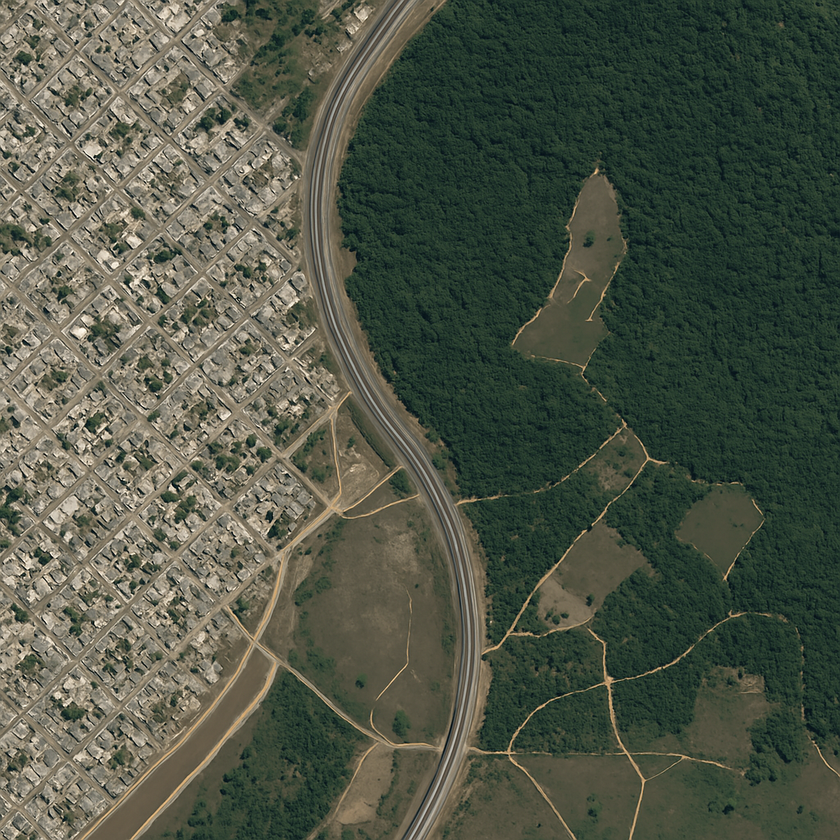
#> input picture AT3/img_1.png, 840 x 840 px, shrunk from 1024 x 1024 before the run
$ python main.py
#> lines starting #> are read from the running program, lines starting #| are printed output that depends on the picture; after the words box and inside, x2 and y2 are one past the last pixel; in counts of white or black regions, pixels touching at a corner belong together
import numpy as np
import cv2 as cv
import os


arquivos_baixado = 'imagens_salvas'
os.makedirs(arquivos_baixado, exist_ok=True)

# imagem com cor
imagem1 = cv.imread('img_1.png', cv.IMREAD_COLOR)
#> imagem1 is the input picture: shape (840, 840, 3); mean B, G, R 70.8, 85.4, 79.4
imagem2 = cv.imread('img_2.png', cv.IMREAD_COLOR)
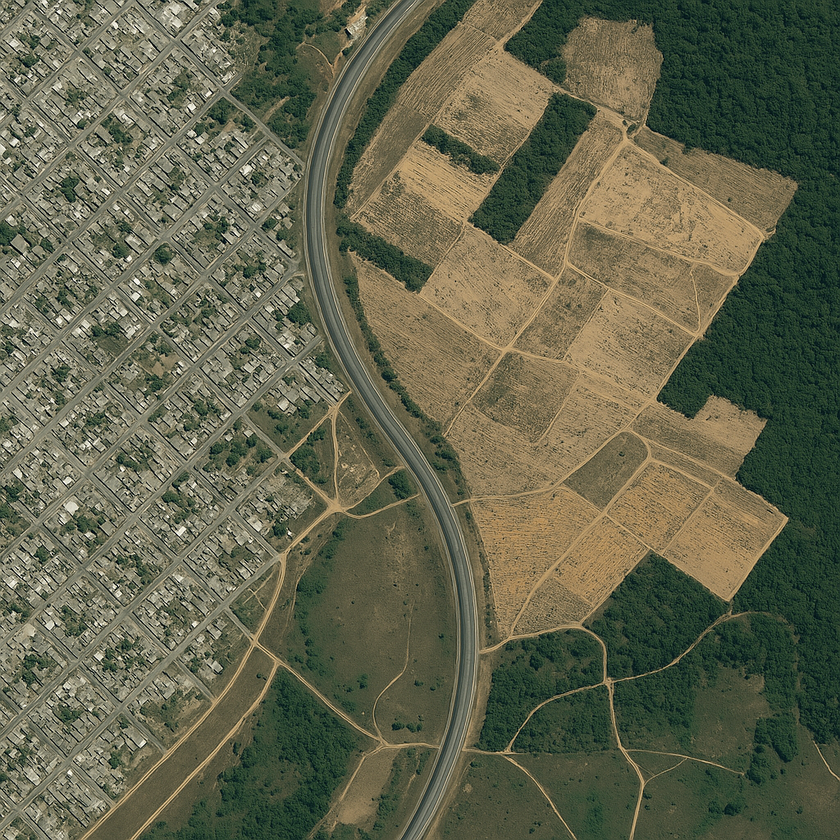
#> input picture AT3/img_2.png, 840 x 840 px, shrunk from 1024 x 1024 before the run
#> imagem2 is the input picture: shape (840, 840, 3); mean B, G, R 77, 99.9, 98.5

altura1 = imagem1.shape[0]
#> altura1 = 840
largura1 = imagem1.shape[1]
#> largura1 = 840
#print(f'altura: {altura}\nlargura: {largura}')

altura = imagem2.shape[0]
#> altura = 840
largura = imagem2.shape[1]
#> largura = 840
#print(f'altura: {altura2}\nlargura: {largura2}')

imagem1_cinza = cv.cvtColor(imagem1, cv.COLOR_BGR2GRAY)
imagem2_cinza = cv.cvtColor(imagem2, cv.COLOR_BGR2GRAY)


#cv.imwrite(os.path.join(arquivos_baixado, 'imagem_original.png'), imagem1_cinza)
cv.imshow(f'imagem original', imagem1_cinza)
cv.waitKey(0)
cv.destroyAllWindows()

#cv.imwrite(os.path.join(arquivos_baixado, 'imagem_modificada.png'), imagem2_cinza)
cv.imshow(f'imagem modificada', imagem2_cinza)
cv.waitKey(0)
cv.destroyAllWindows()


diferenca = cv.absdiff(imagem1_cinza, imagem2_cinza)
#cv.imwrite(os.path.join(arquivos_baixado, 'Diferenca_absoluta.png'), diferenca)
cv.imshow('Diferenca absoluta', diferenca)
cv.waitKey(0)
cv.destroyAllWindows()

limiar = 30
_, mascara = cv.threshold(diferenca, limiar, 255, cv.THRESH_BINARY)
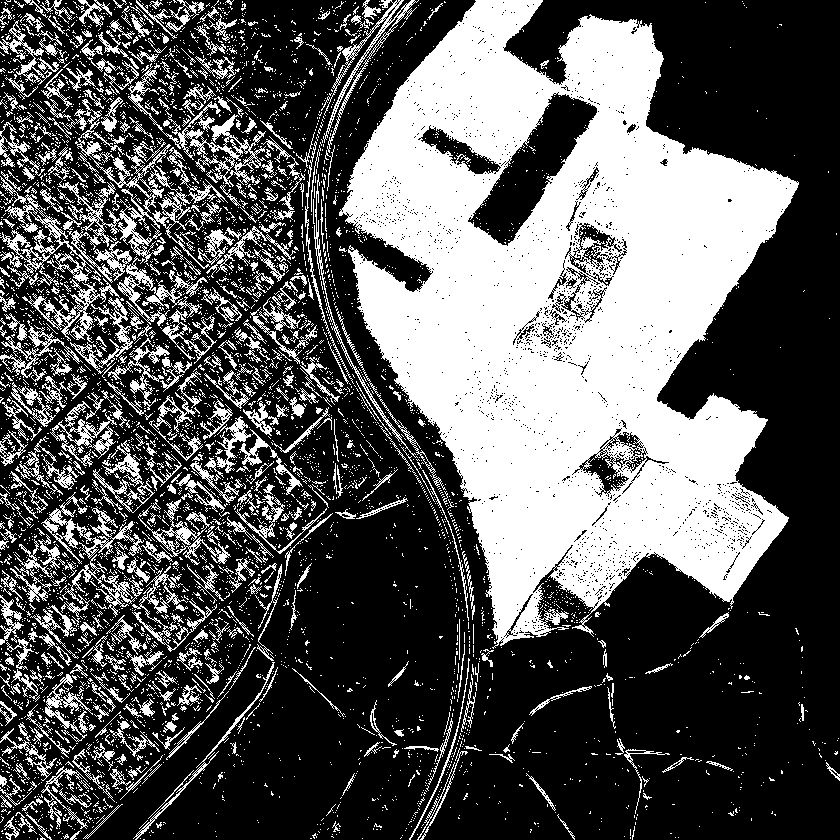
#> mascara: shape (840, 840); 35.1% white; 4907 white regions (4393 under 20 px), largest, box (x1, y1, x2, y2) and area: (339, 0, 799, 649) 162933, (58, 99, 210, 269) 3882, (128, 63, 266, 187) 2433
#cv.imwrite(os.path.join(arquivos_baixado, 'Mascara_binaria 70.png'), mascara)
cv.imshow('Mascara binaria', mascara)
cv.waitKey(0)
cv.destroyAllWindows()

destaque = np.zeros_like(cv.cvtColor(mascara, cv.COLOR_GRAY2BGR))
destaque[mascara == 255] = [0, 0, 255]

imagem1_com_destaque = cv.addWeighted(imagem1, 0.7, destaque.astype(np.uint8), 0.3, 0)
#cv.imwrite(os.path.join(arquivos_baixado, 'imagem_com_destaque_vermelho.png'), imagem1_com_destaque.astype(np.uint8))
cv.imshow('Imagem com Destaque Vermelho', imagem1_com_destaque.astype(np.uint8))
cv.waitKey(0)
cv.destroyAllWindows()


# imagem normalizada usa operação aritmética
soma = cv.add(imagem1_cinza, imagem2_cinza)
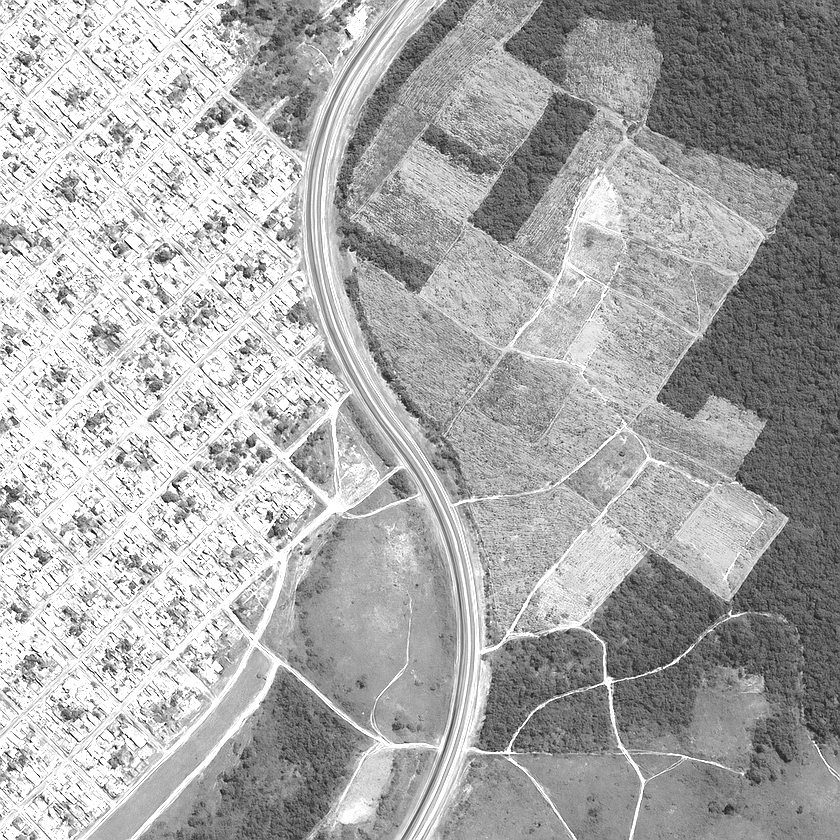
#> soma: shape (840, 840); min 0, max 255, mean 171.1
maior_menor = [imagem1_cinza[0][0]+imagem2_cinza[0][0], imagem1_cinza[0][0]+imagem2_cinza[0][0]]
#> maior_menor = [194, 194]
for i in range(altura1):
    for j in range(largura1):
        if maior_menor[0] < soma[i][j]:
            maior_menor[0] = soma[i][j]
        elif maior_menor[1] > soma[i][j]:
            maior_menor[1] = soma[i][j]
#> after the loop, maior_menor = [255, 0]

normalizado = np.zeros((altura1, largura1), dtype=np.uint8)
for i in range(altura1):
    for j in range(largura1):
        normalizado[i][j] = 255/(maior_menor[0]-maior_menor[1]) * (soma[i][j]-maior_menor[1])


# os teste com operações logicas foram feitas com imagens com cor.
cv.imwrite(os.path.join(arquivos_baixado, 'imagem_normalizada.png'), normalizado)
cv.imshow('imagem normalizada', normalizado)
cv.waitKey(0)
cv.destroyAllWindows()

usa_and = cv.bitwise_and(imagem1_cinza, imagem2_cinza)
#cv.imwrite(os.path.join(arquivos_baixado, 'usa_and.png'), usa_and)
cv.imshow('usando and', usa_and)
cv.waitKey(0)
cv.destroyAllWindows()

usa_xor = cv.bitwise_xor(imagem1_cinza, imagem2_cinza)
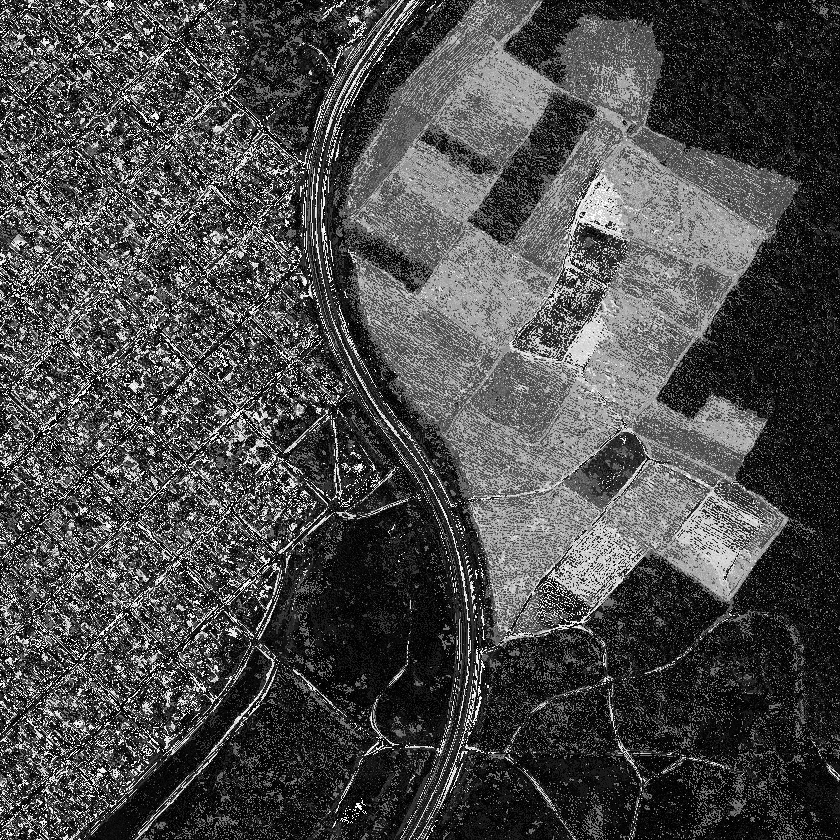
#> usa_xor: shape (840, 840); min 0, max 255, mean 74.4
#cv.imwrite(os.path.join(arquivos_baixado, 'usa_xor.png'), usa_xor)
cv.imshow('usando xor', usa_xor)
cv.waitKey(0)
cv.destroyAllWindows()

usa_or = cv.bitwise_or(imagem1_cinza, imagem2_cinza)
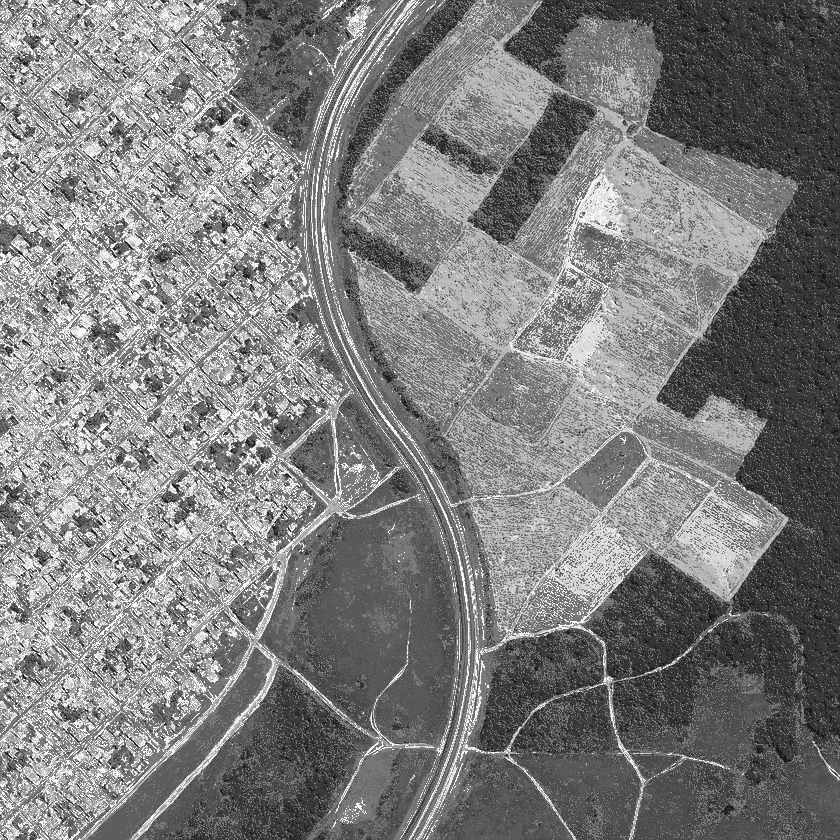
#> usa_or: shape (840, 840); min 0, max 255, mean 126.6
#cv.imwrite(os.path.join(arquivos_baixado, 'usa_or.png'), usa_or)
cv.imshow('usando or', usa_or)
cv.waitKey(0)
cv.destroyAllWindows()

usa_not = cv.bitwise_not(imagem2_cinza)
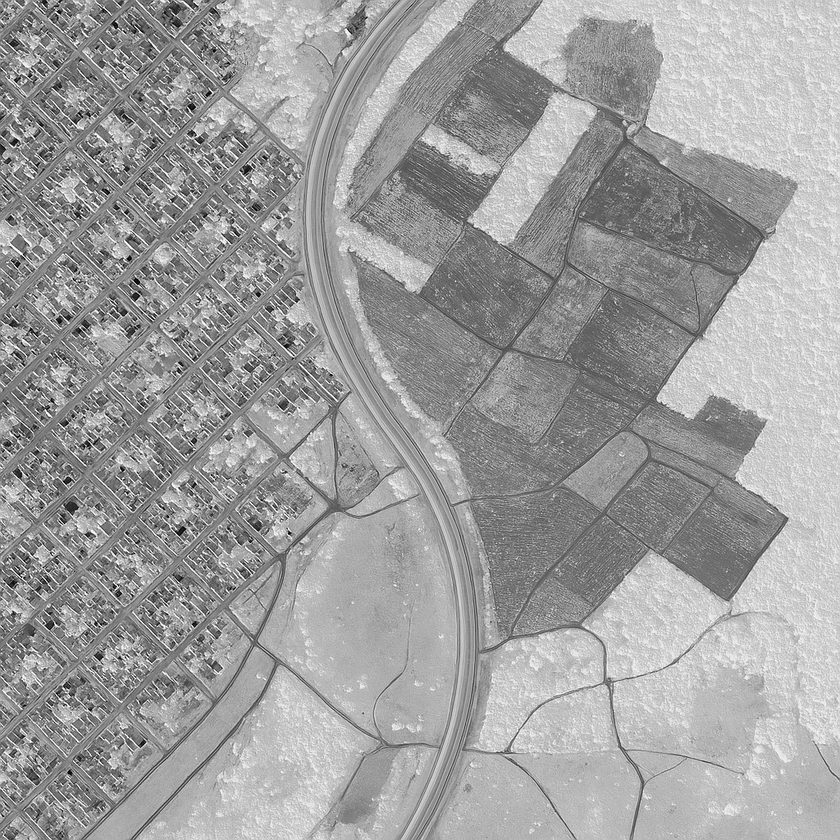
#> usa_not: shape (840, 840); min 0, max 255, mean 158.1
#cv.imwrite(os.path.join(arquivos_baixado, 'usa_not.png'), usa_not)
cv.imshow('usando not', usa_not)
cv.waitKey(0)
cv.destroyAllWindows()
